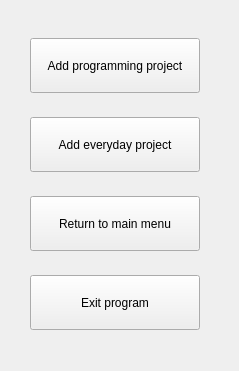
<?xml version="1.0" encoding="UTF-8"?>
<ui version="4.0">
 <class>add_new_project</class>
 <widget class="QWidget" name="add_new_project">
  <property name="geometry">
   <rect>
    <x>0</x>
    <y>0</y>
    <width>239</width>
    <height>371</height>
   </rect>
  </property>
  <property name="windowTitle">
   <string>Form</string>
  </property>
  <widget class="QWidget" name="">
   <property name="geometry">
    <rect>
     <x>30</x>
     <y>20</y>
     <width>170</width>
     <height>331</height>
    </rect>
   </property>
   <layout class="QVBoxLayout" name="verticalLayout">
    <item>
     <widget class="QPushButton" name="add_programming_button">
      <property name="maximumSize">
       <size>
        <width>225</width>
        <height>55</height>
       </size>
      </property>
      <property name="text">
       <string>Add programming project</string>
      </property>
     </widget>
    </item>
    <item>
     <widget class="QPushButton" name="add_everyday_button">
      <property name="maximumSize">
       <size>
        <width>225</width>
        <height>55</height>
       </size>
      </property>
      <property name="text">
       <string>Add everyday project</string>
      </property>
     </widget>
    </item>
    <item>
     <widget class="QPushButton" name="return_button">
      <property name="maximumSize">
       <size>
        <width>225</width>
        <height>55</height>
       </size>
      </property>
      <property name="text">
       <string>Return to main menu</string>
      </property>
     </widget>
    </item>
    <item>
     <widget class="QPushButton" name="exit_button_projects">
      <property name="maximumSize">
       <size>
        <width>225</width>
        <height>55</height>
       </size>
      </property>
      <property name="text">
       <string>Exit program</string>
      </property>
     </widget>
    </item>
   </layout>
  </widget>
 </widget>
 <resources/>
 <connections/>
</ui>
